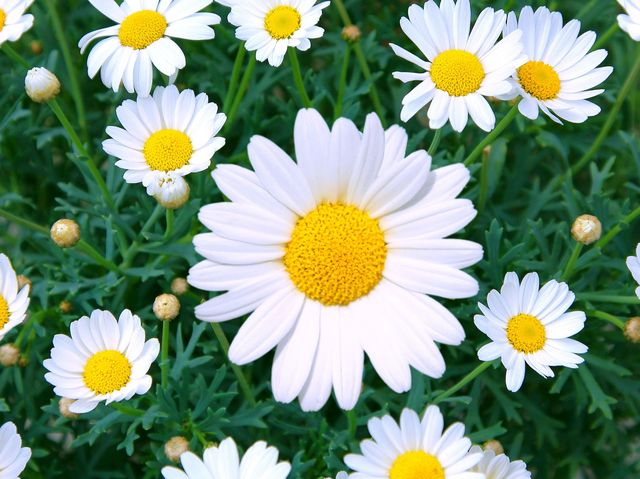
#> input picture test_data/daisy.jpg, 640 x 479 px, found by its file name
$ jupyter execute --allow-errors testing_notebook.ipynb
#> lines starting #> are read from the running program, lines starting #| are printed output that depends on the picture
### classes/Mutation.py
import numpy as np
import random
import math
from classes.Population import Population
from classes.Individual import Individual


class Mutation:
    # [4 lines left out: function mutate, not called in this run]

    def __call__(self, *args):
        self.mutate(*args)


class IndividualSigma(Mutation):
    """ Individual sigma method.
    """
    # [13 lines left out: function mutate, not called in this run]


# TODO add support for one-sigma
class OneFifth(Mutation):
    """ 1/5 success rule method.
    """
    def __init__(self, alt=False):
        if alt:
            self.mutate = self.mutate_alt

    # [44 lines left out: functions mutate, mutate_alt, not called in this run]

# TODO fix the use of Individual class
class CustomSigma(Mutation):
    """ Custom sigma method, experiment with using random lr_prime for each sigma.
        Not very efficient, advised not to use.
    """
    def mutate(self, individual: Individual, *_):
        lr = 1/np.sqrt(2*(np.sqrt(individual.n_values)))
        lr_prime = 1/(np.sqrt(2*individual.n_values))

        for curr_sig in range(individual.n_values):
            # Update current sigma
            normal_matr_prime = np.random.normal(0,lr_prime,1)
            normal_matr = np.random.normal(0,lr,1)
            individual.sigmas[curr_sig] = individual.sigmas[curr_sig]*(
                                    np.exp(normal_matr+normal_matr_prime))

            # Update individual's values
            sigma_noise = np.random.normal(0,individual.sigmas[curr_sig],1)
            individual.values[curr_sig] = individual.values[curr_sig] + sigma_noise


# TODO fix the use of Individual class
class Correlated(Mutation):
    # [41 lines left out: function mutate, not called in this run]

### classes/Individual.py
import numpy as np


class Individual:
    """ Old class representing an individual of the population.
        It was discontinued for computational efficiency.
    """
    def __init__(self, n_values, initial_fitness=np.inf):
        self.n_values = n_values
        self.values = np.random.uniform(-1,1,size=n_values)
        #self.sigmas = np.random.uniform(0,1,size=n_values)
        self.sigmas = np.random.uniform(np.min(self.n_values)/6,np.max(self.n_values)/6,size=n_values)
        self.alphas = np.deg2rad(np.random.uniform(0,360, int((n_values*(n_values-1))/2)))
        self.fitness = initial_fitness

    # [7 lines left out: function copy_individual, not called in this run]

### classes/DNN_Models.py
import tensorflow as tf
import numpy as np
import torch


class FlowerClassifier:
    def __init__(self):
        self.batch_size = 32
        self.img_height = 128
        self.img_width = 128
        self.class_names = ['daisy', 'dandelion', 'roses', 'sunflowers', 'tulips']
        self.num_classes = len(self.class_names)
        self.model = tf.keras.models.load_model('../data/dnn_models/flower_classifier')

    def __call__(self, x):
        return self.model(x)


class MnistClassifier:
    def __init__(self):
        self.batch_size = 32
        self.img_height = 28
        self.img_width = 28
        self.class_names = [0, 1, 2, 3, 4, 5, 6, 7, 8, 9]
        self.num_classes = len(self.class_names)
        self.model = self.build()
        self.model.load_weights("../data/imgclf_nn_ckpt/weights")

    def build(self):
        model = tf.keras.models.Sequential([
        tf.keras.layers.Flatten(input_shape=(28, 28)),
        tf.keras.layers.Dense(128, activation='relu'),
        tf.keras.layers.Dropout(0.2),
        tf.keras.layers.Dense(10, activation = 'softmax')
        ])

        loss_fn = tf.keras.losses.SparseCategoricalCrossentropy()

        model.compile(optimizer = 'adam',
                    loss = loss_fn,
                    metrics = ['accuracy'])
        return model

    # [5 lines left out: function __call__, not called in this run]


class XceptionClassifier:
    def __init__(self):
        self.model = tf.keras.applications.Xception(weights='imagenet', include_top=True, input_shape=(299,299,3))

    # [5 lines left out: function __call__, not called in this run]


class ViTClassifier:
    # [17 lines left out: functions __init__, __call__, not called in this run]


class PerceiverClassifier:
    # [23 lines left out: functions __init__, __call__, not called in this run]

### testing/testing_notebook.ipynb
[cell 1]
import PIL
import sys
import numpy as np

# Setting paths to folders
sys.path.insert(1, '..')


# Use this to disable GPU
#os.environ["CUDA_VISIBLE_DEVICES"]="-1"

<h2>
Individual
</h2>

[cell 2]
from classes.Individual import *
i = Individual(10,5)
print(f"vals: {i.values}")
print(f"sigmas: {i.sigmas}")
print(f"alphas: {i.alphas}")

<h2>
Population
</h2>

[cell 3]
def eval_fun(values):
    return sum(values)

[cell 4]
from classes.Population import *
#> (the rest of this cell did not finish here and is left out)

<h2>Mutation: CustomSigma</h2>

[cell 5]
from classes.Mutation import CustomSigma
c = CustomSigma()
print(f'before mutation: {i.values}')
c.mutate(i)
print()
print(f'after mutation: {i.values}')

#> (a cell that did not finish here is left out)

<h2>
Selection: 1 + l
</h2>

#> (a cell that did not finish here is left out)

<h2>
Selection: 1 , l
</h2>

#> (a cell that did not finish here is left out)

<h2>
Recombination: Intermediate
</h2>

[cell 9]
from classes.Recombination import Intermediate
#> (the rest of this cell did not finish here and is left out)

<h2>
Testing Flower Classifier
</h2>

[cell 10]
from classes.DNN_Models import *
#> (the rest of this cell did not finish here and is left out)

[cell 11]
batch_size = 32
img_height = 128
img_width = 128

[cell 12]
img = PIL.Image.open('../data/img_data/daisy.jpg')
#> img is the input picture: PIL image 640x479 RGB; mean R, G, B 121.6, 145.8, 118.7
img = img.resize((img_width,img_height))
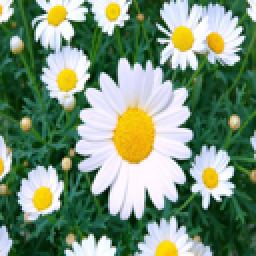
#> img: PIL image 128x128 RGB (shown 2 times larger); mean R, G, B 121.6, 145.8, 118.6
img_array = np.array(img)
img_exp = np.expand_dims(img_array,axis=0)

PIL.Image.open('../data/img_data/daisy.jpg').resize((180,180))
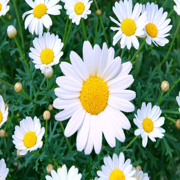
#> Out: PIL image 180x180 RGB; mean R, G, B 121.6, 145.8, 118.6

$ run again, with test_data/roses.jpg copied over test_data/daisy.jpg
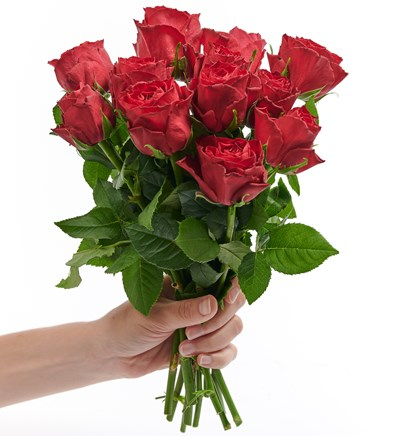
#> input picture test_data/roses.jpg, 400 x 436 px, found by its file name
#> img is the input picture: PIL image 400x436 RGB; mean R, G, B 191.7, 169.5, 159.6
#> `img = img.resize((img_width,img_height))`:
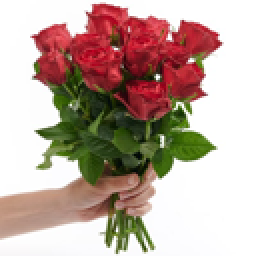
#> img: PIL image 128x128 RGB (shown 2 times larger); mean R, G, B 191.7, 169.4, 159.5
#> `PIL.Image.open('../data/img_data/daisy.jpg').resize((180,180))`:
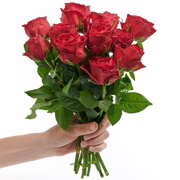
#> Out: PIL image 180x180 RGB; mean R, G, B 191.7, 169.5, 159.5
